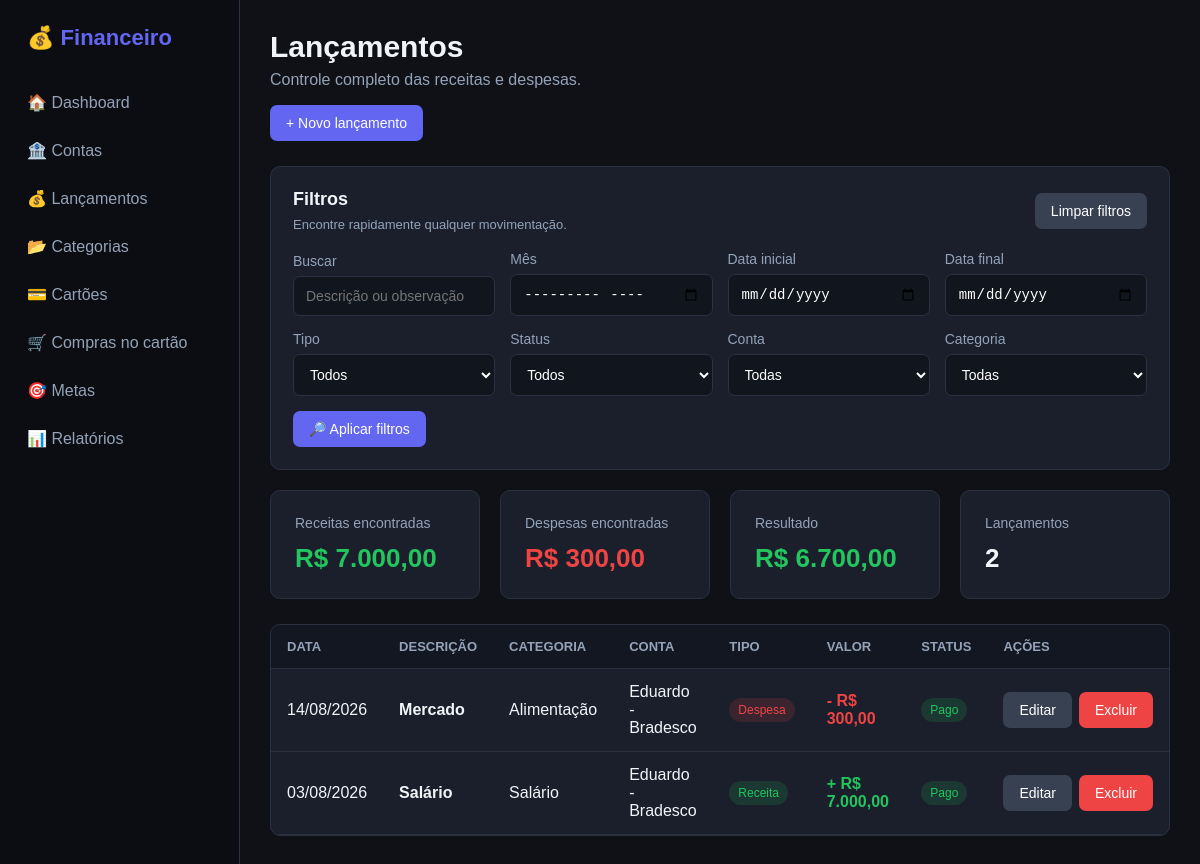
The app's page /lancamentos/ with its own data.
### models/lancamento.py (models this page shows, shortened)
class Lancamento(db.Model):
    __tablename__ = "lancamentos"
    id = db.Column(
        db.Integer,
        primary_key=True
    )
    descricao = db.Column(
        db.String(200),
        nullable=False
    )
    valor = db.Column(
        db.Numeric(12, 2),
        nullable=False
    )
    tipo = db.Column(
        db.String(20),
        nullable=False
    )
    data = db.Column(
        db.Date,
        nullable=False
    )
    status = db.Column(
        db.String(20),
        nullable=False,
        default="pendente"
    )
    observacao = db.Column(
        db.Text,
        nullable=True
    )
    conta_id = db.Column(
        db.Integer,
        db.ForeignKey("contas.id"),
        nullable=False
    )
    categoria_id = db.Column(
        db.Integer,
        db.ForeignKey("categorias.id"),
        nullable=False
    )
    criado_em = db.Column(
        db.DateTime,
        default=datetime.utcnow
    )
    conta = db.relationship(
        "Conta",
        back_populates="lancamentos"
    )
    categoria = db.relationship(
        "Categoria",
        back_populates="lancamentos"
    )

### models/categoria.py (models this page shows, shortened)
class Categoria(db.Model):
    __tablename__ = "categorias"
    id = db.Column(
        db.Integer,
        primary_key=True
    )
    nome = db.Column(
        db.String(100),
        nullable=False
    )
    tipo = db.Column(
        db.String(20),
        nullable=False
    )
    ativa = db.Column(
        db.Boolean,
        default=True
    )
    lancamentos = db.relationship(
        "Lancamento",
        back_populates="categoria",
        lazy=True
    )

### models/conta.py (models this page shows, shortened)
class Conta(db.Model):
    __tablename__ = "contas"
    id = db.Column(db.Integer, primary_key=True)
    nome = db.Column(
        db.String(100),
        nullable=False
    )
    tipo = db.Column(
        db.String(50),
        nullable=False,
        default="Conta"
    )
    saldo_inicial = db.Column(
        db.Numeric(12, 2),
        nullable=False,
        default=0
    )
    ativa = db.Column(
        db.Boolean,
        default=True
    )
    criada_em = db.Column(
        db.DateTime,
        default=datetime.utcnow
    )
    lancamentos = db.relationship(
        "Lancamento",
        back_populates="conta",
        lazy=True
    )

### routes/lancamentos.py (the view)
@lancamentos_bp.route("/")
def listar():
    filtros = obter_filtros()
    query = Lancamento.query
    query = aplicar_filtros(
        query,
        filtros
    )
    lancamentos = query.order_by(
        Lancamento.data.desc(),
        Lancamento.id.desc()
    ).all()
    total_receitas = sum(
        float(l.valor or 0)
        for l in lancamentos
        if l.tipo == "receita"
    )
    total_despesas = sum(
        float(l.valor or 0)
        for l in lancamentos
        if l.tipo == "despesa"
    )
    saldo_resultado = (
        total_receitas -
        total_despesas
    )
    contas = Conta.query.filter_by(
        ativa=True
    ).order_by(
        Conta.nome
    ).all()
    categorias = Categoria.query.filter_by(
        ativa=True
    ).order_by(
        Categoria.tipo,
        Categoria.nome
    ).all()
    return render_template(
        "lancamentos.html",
        lancamentos=lancamentos,
        contas=contas,
        categorias=categorias,
        filtros=filtros,
        total_receitas=total_receitas,
        total_despesas=total_despesas,
        saldo_resultado=saldo_resultado
    )

### app.py (called while the page is built)
def formatar_moeda(valor):
    try:
        valor = float(valor or 0)
    except (TypeError, ValueError):
        valor = 0.0
    negativo = valor < 0
    valor = abs(valor)
    texto = f"{valor:,.2f}"
    texto = texto.replace(",", "X").replace(".", ",").replace("X", ".")
    if negativo:
        texto = "-" + texto
    return texto

### routes/lancamentos.py (called while the page is built, shortened)
def obter_filtros():
    return {
        "busca": request.args.get("busca", "").strip(),
        "mes": request.args.get("mes", "").strip(),
        "data_inicio": request.args.get("data_inicio", "").strip(),
        "data_fim": request.args.get("data_fim", "").strip(),
        "tipo": request.args.get("tipo", "").strip(),
        "status": request.args.get("status", "").strip(),
        "conta_id": request.args.get("conta_id", "").strip(),
        "categoria_id": request.args.get("categoria_id", "").strip(),
    }

def aplicar_filtros(query, filtros):
    if filtros["tipo"] in ("receita", "despesa"):
        query = query.filter(
            Lancamento.tipo == filtros["tipo"]
        )
    if filtros["status"] in (
        "pago",
        "pendente",
        "agendado"
    ):
        query = query.filter(
            Lancamento.status == filtros["status"]
        )
    if filtros["conta_id"].isdigit():
        query = query.filter(
            Lancamento.conta_id == int(
                filtros["conta_id"]
            )
        )
    if filtros["categoria_id"].isdigit():
        query = query.filter(
            Lancamento.categoria_id == int(
                filtros["categoria_id"]
            )
        )
    return query

### templates/lancamentos.html (shortened to what this page needs)
{% extends "base.html" %}
{% block content %}
<div class="page-header">
    <div>
        <h1>Lançamentos</h1>
        <p>
            Controle completo das receitas e despesas.
        </p>
    </div>
    <a
        href="{{ url_for('lancamentos.novo') }}"
        class="btn btn-primary"
    >
        + Novo lançamento
    </a>
</div>
<div class="filter-panel">
    <div class="filter-header">
        <div>
            <h2>Filtros</h2>
            <span>
                Encontre rapidamente qualquer movimentação.
            </span>
        </div>
        <a
            href="{{ url_for('lancamentos.listar') }}"
            class="btn btn-secondary"
        >
            Limpar filtros
        </a>
    </div>
    <form
        method="GET"
        action="{{ url_for('lancamentos.listar') }}"
        class="filters-form"
    >
        <div class="form-group">
            <label for="busca">
                Buscar
            </label>
            <input
                type="text"
                id="busca"
                name="busca"
                value="{{ filtros.busca }}"
                placeholder="Descrição ou observação"
            >
        </div>
        <div class="form-group">
            <label for="mes">
                Mês
            </label>
            <input
                type="month"
                id="mes"
                name="mes"
                value="{{ filtros.mes }}"
            >
        </div>
        <div class="form-group">
            <label for="data_inicio">
                Data inicial
            </label>
            <input
                type="date"
                id="data_inicio"
                name="data_inicio"
                value="{{ filtros.data_inicio }}"
            >
        </div>
        <div class="form-group">
            <label for="data_fim">
                Data final
            </label>
            <input
                type="date"
                id="data_fim"
                name="data_fim"
                value="{{ filtros.data_fim }}"
            >
        </div>
        <div class="form-group">
            <label for="tipo">
                Tipo
            </label>
            <select
                id="tipo"
                name="tipo"
            >
                <option value="">
                    Todos
                </option>
            </select>
        </div>
        <div class="form-group">
            <label for="status">
                Status
            </label>
            <select
                id="status"
                name="status"
            >
                <option value="">
                    Todos
                </option>
            </select>
        </div>
        <div class="form-group">
            <label for="conta_id">
                Conta
            </label>
            <select
                id="conta_id"
                name="conta_id"
            >
                <option value="">
                    Todas
                </option>
            </select>
        </div>
        <div class="form-group">
            <label for="categoria_id">
                Categoria
            </label>
            <select
                id="categoria_id"
                name="categoria_id"
            >
                <option value="">
                    Todas
                </option>
            </select>
        </div>
        <div class="filter-actions">
            <button
                type="submit"
                class="btn btn-primary"
            >
                🔎 Aplicar filtros
            </button>
        </div>
    </form>
</div>
<div class="cards summary-cards">
    <div class="card">
        <span class="card-title">
            Receitas encontradas
        </span>
        <strong class="valor-positivo">
            R$ {{ total_receitas|moeda }}
        </strong>
    </div>
    <div class="card">
        <span class="card-title">
            Despesas encontradas
        </span>
        <strong class="valor-negativo">
            R$ {{ total_despesas|moeda }}
        </strong>
    </div>
    <div class="card">
        <span class="card-title">
            Resultado
        </span>
        <strong
            class="{% if saldo_resultado >= 0 %}valor-positivo{% else %}valor-negativo{% endif %}"
        >
            R$ {{ saldo_resultado|moeda }}
        </strong>
    </div>
    <div class="card">
        <span class="card-title">
            Lançamentos
        </span>
        <strong>
            {{ lancamentos|length }}
        </strong>
    </div>
</div>
<div class="table-container">
    <table>
        <thead>
            <tr>
                <th>Data</th>
                <th>Descrição</th>
                <th>Categoria</th>
                <th>Conta</th>
                <th>Tipo</th>
                <th>Valor</th>
                <th>Status</th>
                <th>Ações</th>
            </tr>
        </thead>
        <tbody>
            {% for lancamento in lancamentos %}
            <tr>
                <td>
                    {{ lancamento.data.strftime("%d/%m/%Y") }}
                </td>
                <td>
                    <strong>
                        {{ lancamento.descricao }}
                    </strong>
                </td>
                <td>
                    {{ lancamento.categoria.nome }}
                </td>
                <td>
                    {{ lancamento.conta.nome }}
                </td>
                <td>
                    {% if lancamento.tipo == "receita" %}
                        <span class="badge badge-success">
                            Receita
                        </span>
                    {% else %}
                        <span class="badge badge-danger">
                            Despesa
                        </span>
                    {% endif %}
                </td>
                <td>
                    {% if lancamento.tipo == "receita" %}
                        <strong class="valor-positivo">
                            + R$ {{ lancamento.valor|moeda }}
                        </strong>
                    {% else %}
                        <strong class="valor-negativo">
                            - R$ {{ lancamento.valor|moeda }}
                        </strong>
                    {% endif %}
                </td>
                <td>
                    {% if lancamento.status == "pago" %}
                        <span class="badge badge-success">
                            Pago
                        </span>
                    {% elif lancamento.status == "pendente" %}
                        <span class="badge badge-warning">
                            Pendente
                        </span>
                    {% else %}
                        <span class="badge badge-info">
                            Agendado
                        </span>
                    {% endif %}
                </td>
                <td>
                    <div class="actions">
                        <a
                            href="{{ url_for('lancamentos.editar', id=lancamento.id) }}"
                            class="btn btn-secondary"
                        >
                            Editar
                        </a>
                        <form
                            method="POST"
                            action="{{ url_for('lancamentos.excluir', id=lancamento.id) }}"
                            onsubmit="return confirm('Deseja realmente excluir este lançamento?');"
                        >
                            <button
                                type="submit"
                                class="btn btn-danger"
                            >
                                Excluir
                            </button>
                        </form>
                    </div>
                </td>
            </tr>
            {% endfor %}
        </tbody>
    </table>
</div>
{% endblock %}

### static/css/style.css (style rules this page uses)
* { box-sizing: border-box; }
:root { --bg: #0f1117; --bg-secondary: #151923; --card: #1a1f2b; --card-hover: #202636; --border: #2a3140; --text: #f1f5f9; --text-secondary: #94a3b8; --primary: #6366f1; --primary-hover: #4f46e5; --success: #22c55e; --danger: #ef4444; --warning: #f59e0b; --info: #60a5fa; }
html, body { margin: 0; padding: 0; min-height: 100%; }
body { font-family: Arial, Helvetica, sans-serif; background: var(--bg); color: var(--text); }
.page-header { margin-bottom: 25px; }
.page-header h1 { margin: 0; font-size: 30px; }
.page-header p { margin-top: 7px; color: var(--text-secondary); }
.cards { display: grid; grid-template-columns: repeat(4, 1fr); gap: 20px; margin-bottom: 25px; }
.card { background: var(--card); border: 1px solid var(--border); border-radius: 10px; padding: 24px; transition: 0.2s; }
.card-title { display: block; color: var(--text-secondary); font-size: 14px; margin-bottom: 12px; }
.card strong { font-size: 26px; }
.valor-positivo { color: var(--success) !important; }
.valor-negativo { color: var(--danger) !important; }
.table-container { background: var(--card); border: 1px solid var(--border); border-radius: 10px; overflow: hidden; }
table { width: 100%; border-collapse: collapse; }
thead { background: #131722; }
th, td { padding: 14px 16px; text-align: left; border-bottom: 1px solid var(--border); }
th { color: var(--text-secondary); font-size: 13px; text-transform: uppercase; }
td { color: var(--text); }
.btn { border: none; border-radius: 7px; padding: 10px 16px; font-size: 14px; cursor: pointer; text-decoration: none; display: inline-block; transition: 0.2s; }
.btn-primary { background: var(--primary); color: white; }
.btn-danger { background: var(--danger); color: white; }
.btn-secondary { background: #374151; color: white; }
.form-group { margin-bottom: 18px; }
.form-group label { display: block; margin-bottom: 7px; color: var(--text-secondary); font-size: 14px; }
.form-group input, .form-group select, .form-group textarea { width: 100%; background: #11151d; color: white; border: 1px solid var(--border); border-radius: 7px; padding: 11px 12px; font-size: 14px; outline: none; }
.badge { display: inline-block; padding: 5px 9px; border-radius: 20px; font-size: 12px; }
.badge-success { background: rgba(34, 197, 94, 0.15); color: var(--success); }
.badge-danger { background: rgba(239, 68, 68, 0.15); color: var(--danger); }
.actions { display: flex; gap: 7px; }
.filter-panel { background: var(--card); border: 1px solid var(--border); border-radius: 10px; padding: 22px; margin-bottom: 20px; }
.filter-header { display: flex; justify-content: space-between; align-items: center; gap: 15px; margin-bottom: 18px; }
.filter-header h2 { margin: 0 0 5px; font-size: 18px; }
.filter-header span { color: var(--text-secondary); font-size: 13px; }
.filters-form { display: grid; grid-template-columns: repeat(4, minmax(0, 1fr)); gap: 15px; align-items: end; }
.filters-form .form-group { margin-bottom: 0; }
.filter-actions { display: flex; align-items: end; gap: 8px; }
.summary-cards { grid-template-columns: repeat(4, 1fr); }

### records on screen
Lancamento: data "14/08/2026", descricao "Mercado", categoria.nome "Alimentação", conta.nome "Eduardo - Bradesco", tipo "Despesa", valor|moeda "300,00", status "Pago"
Lancamento: data "03/08/2026", descricao "Salário", categoria.nome "Salário", conta.nome "Eduardo - Bradesco", tipo "Receita", valor|moeda "7.000,00", status "Pago"

### other values on screen
{{ total_receitas|moeda }} "7.000,00"
{{ total_despesas|moeda }} "300,00"
{{ saldo_resultado|moeda }} "6.700,00"
{{ lancamentos|length }} "2"
